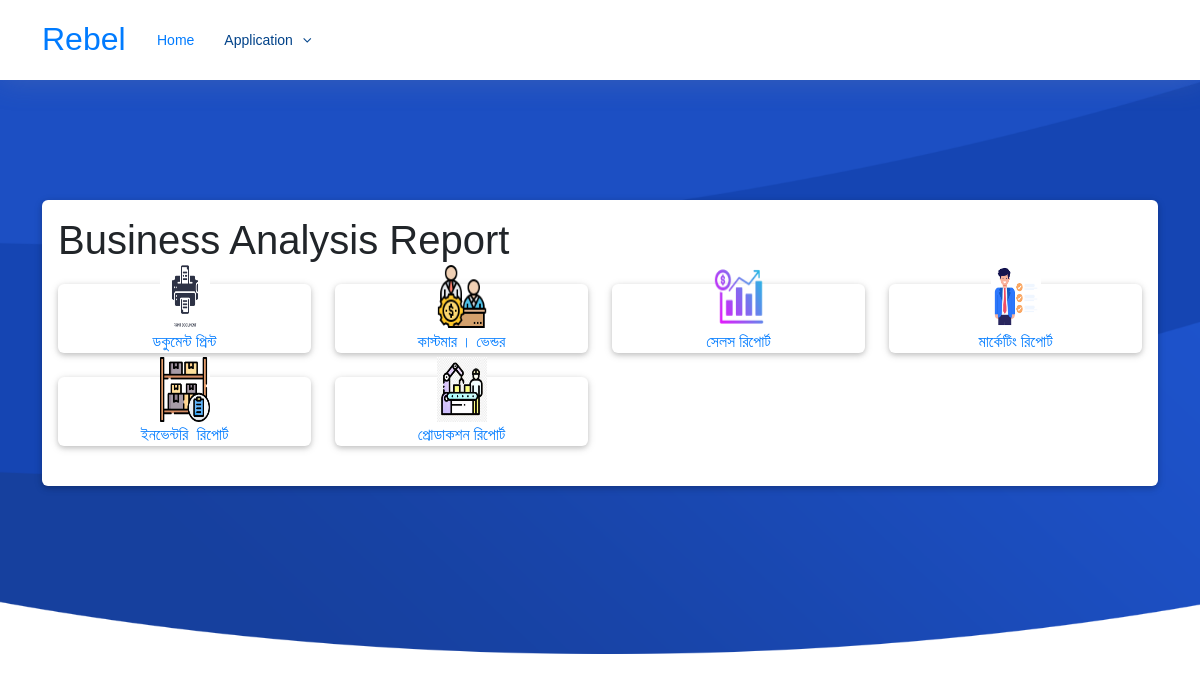
/report/, run on an earlier commit of the app's database.
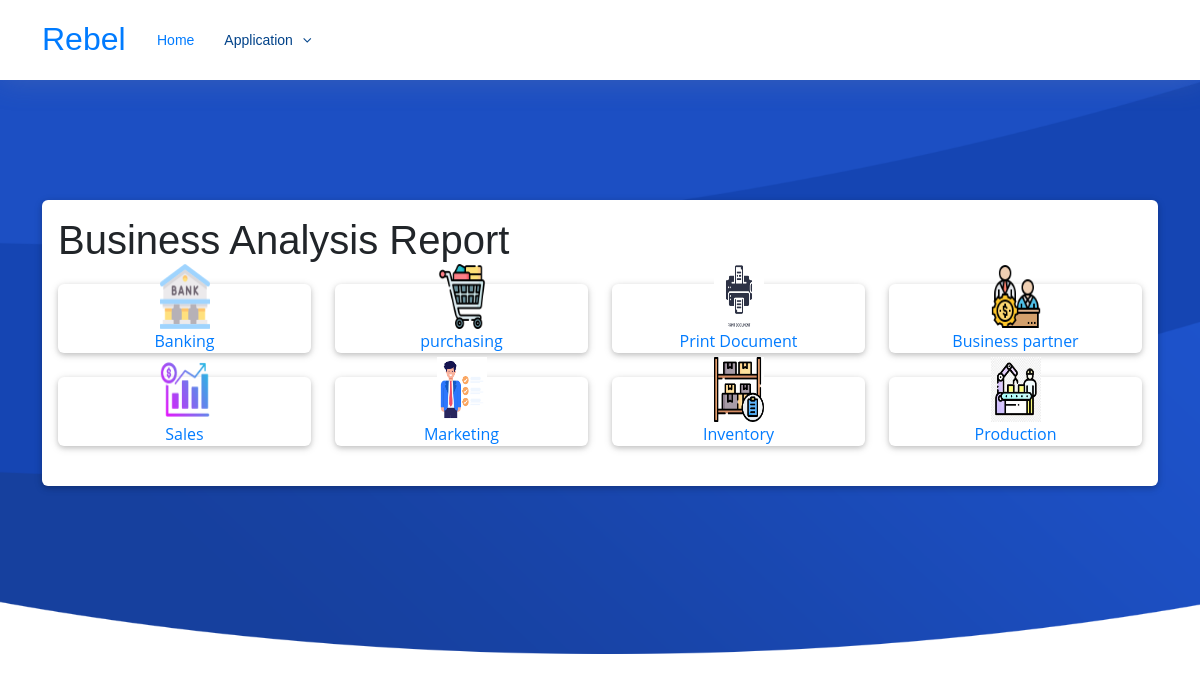
And on a later commit of the database.
### Report/models.py (models this page shows, shortened)
class Post(models.Model):
    title = models.CharField(max_length=200, unique=True)
    slug = models.SlugField(max_length=200, unique=True)
    author = models.ForeignKey(User, on_delete= models.CASCADE,related_name='blog_posts')
    updated_on = models.DateTimeField(auto_now= True)
    content = HTMLField() # Change This Line
    created_on = models.DateTimeField(auto_now_add=True)
    status = models.IntegerField(choices=STATUS, default=0)
    logo = models.ImageField(upload_to='reportlogo/', null=True, blank=True)
    class Meta:
        ordering = ['-created_on']

### Report/views.py (the view)
# urls.py: path('', views.post_list, name='post_list'),
def post_list(request):
    posts = Post.objects.filter(status=1).order_by('-created_on')
    return render(request, 'post_list.html', {'posts': posts})

### Report/templates/post_list.html
{% extends 'basereport.html' %}
{% load static %}
{% block content %}
<section class="section card mb-5">
    <div class="card-body">
        <div class="row">
      <h1>Business Analysis Report </h1>
            {% for post in posts %}
            <div class="col-xl-3 col-md-6 mb-xl-0 mb-4 pb-4">
        <div class="card card-cascade cascading-admin-card">
            <div class="admin-up text-center">
                {% if post.logo %}
                <img src="{{ post.logo.url }}" alt="{{ post.title }} Logo" width="50" height="65">
                {% endif %}
              <div class="data">
               <a href="{% url 'post_detail' post.slug %}">{{ post.title }}</a>
              </div>
            </div>
          </div>
        </div>
            {% empty %}
            <p>No posts available.</p>
            {% endfor %}
        </div>
</div>
</section>
{% endblock %}

### templates/basereport.html (shortened to what this page needs)
{% load static %}
<!DOCTYPE html>
<html>
<head>
  <link href="{% static 'assets/vendor/font-awesome/css/font-awesome.min.css' %}"rel="stylesheet">
    <link href="{% static 'css/bootstrap.min.css' %}" rel="stylesheet">
    <link href="{% static 'css/dataTables.min.css' %}" rel="stylesheet">
    <link href="{% static 'css/jquery-ui.css' %}" rel="stylesheet">
    <link href="{% static 'css/mdb.min.css' %}" rel="stylesheet">
    <link href="{% static 'assets/css/style.css' %}"rel="stylesheet">
</head>
<body>
  <header id="header" class="fixed-top">
    <div class="container">
      <div class="logo float-left" style='width: 100px;
      float: left;'>
        <a href="{% url 'home' %}">
          <h2>Rebel</h2>
        </a>
      </div>
      <nav class="main-nav float-right d-none d-lg-block">
        <ul>
          <li class="active"><a href="{% url 'home' %}">Home</a></li>
          <li class="drop-down"><a href="">Application</a>
          </li>
        </ul>
      </nav>
    </div>
  </header>
  <section id="intro" class="clearfix">
    <div class="container" data-aos="fade-up">
        {% block content %}{% endblock %}
    </div>
</section>
</body>
</html>

### static/assets/css/style.css (style rules this page uses)
body { background: #fff; color: #444; font-family: "Open Sans", sans-serif; }
a { color: #007bff; transition: 0.5s; }
h1, h2, h3, h4, h5, h6 { font-family: "Montserrat", sans-serif; font-weight: 400; margin: 0 0 20px 0; padding: 0; }
#header { height: 80px; transition: all 0.5s; z-index: 997; transition: all 0.5s; padding: 20px 0; background: #fff; box-shadow: 0px 0px 30px rgba(127, 137, 161, 0.3); }
.main-nav, .main-nav * { margin: 0; padding: 0; list-style: none; }
.main-nav > ul > li { position: relative; white-space: nowrap; float: left; }
.main-nav a { display: block; position: relative; color: #004289; padding: 10px 15px; transition: 0.3s; font-size: 14px; font-family: "Montserrat", sans-serif; font-weight: 500; }
.main-nav a:hover, .main-nav .active > a, .main-nav li:hover > a { color: #007bff; text-decoration: none; }
.main-nav .drop-down > a:after { content: "\f107"; font-family: FontAwesome; padding-left: 10px; }
.mobile-nav { position: fixed; top: 0; bottom: 0; z-index: 9999; overflow-y: auto; left: -260px; width: 260px; padding-top: 18px; background: rgba(19, 39, 57, 0.8); transition: 0.4s; }
.mobile-nav * { margin: 0; padding: 0; list-style: none; }
.mobile-nav a { display: block; position: relative; color: #fff; padding: 10px 20px; font-weight: 500; }
.mobile-nav a:hover, .mobile-nav .active > a, .mobile-nav li:hover > a { color: #74b5fc; text-decoration: none; }
.mobile-nav .drop-down > a:after { content: "\f078"; font-family: FontAwesome; padding-left: 10px; position: absolute; right: 15px; }
.mobile-nav .drop-down > a { padding-right: 35px; }
#intro { width: 100%; position: relative; background: url("../img/intro-bg.png") center bottom no-repeat; background-size: cover; padding: 200px 0 120px 0; }
section { overflow: hidden; }

### templates/basereport.html (style rules this page uses)
.cascading-admin-card .admin-up { margin-left: 4%; margin-right: 4%; margin-top: -1.25rem; }

What changed in the data, as far as the page shows it:
added Post: logo (picture), title "Banking"
added Post: logo (picture), title "purchasing"
changed Post: title "ডকুমেন্ট প্রিন্ট" → "Print Document"
changed Post: title "কাস্টমার । ভেন্ডর" → "Business partner"
changed Post: title "সেলস রিপোর্ট" → "Sales"
changed Post: title "মার্কেটিং রিপোর্ট" → "Marketing"
changed Post: title "ইনভেন্টরি রিপোর্ট" → "Inventory"
changed Post: title "প্রোডাকশন রিপোর্ট" → "Production"
